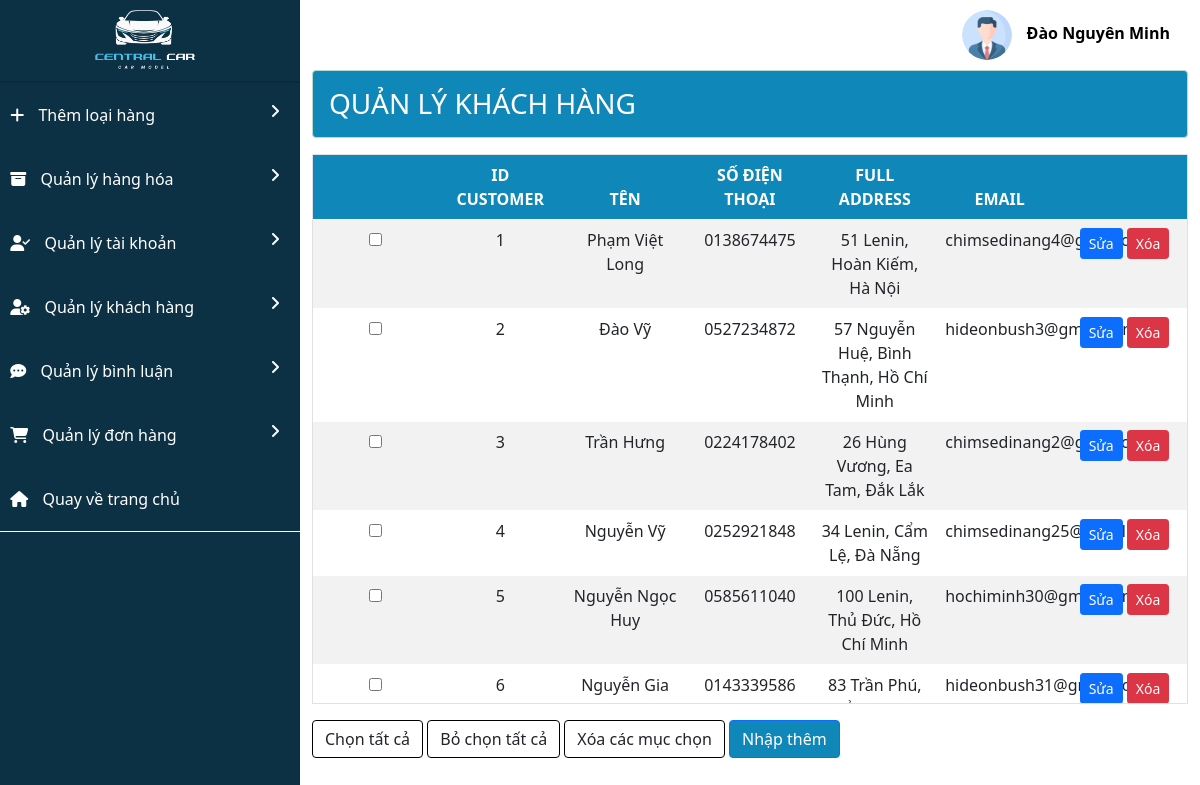
Screenshot of /admin/customer/index.php (signed in) with the database file from the repository.
### tables this page shows
CREATE TABLE `db_customer` (
  `id_customer` int(11) NOT NULL,
  `name` varchar(250) NOT NULL,
  `phone` varchar(20) NOT NULL,
  `full_address` varchar(1000) NOT NULL,
  `email` varchar(250) NOT NULL,
  `created_at` timestamp NOT NULL DEFAULT current_timestamp(),
  `updated_at` timestamp NULL DEFAULT NULL ON UPDATE current_timestamp()
);

### global.php (called while the page is built, shortened)
<?php
$ROOT_URL = "/duan1";
$CONTENT_URL = "$ROOT_URL/content";
$ADMIN_URL = "$ROOT_URL/admin";
$SITE_URL = "$ROOT_URL/view";

### model/pdo.php (called while the page is built, shortened)
<?php
function pdo_get_connection()
{
    $dburl = "mysql:host=localhost;dbname=central_car_model;charset=utf8";
    $username = 'root';
    $password = '';
    $conn = new PDO($dburl, $username, $password);
    $conn->setAttribute(PDO::ATTR_ERRMODE, PDO::ERRMODE_EXCEPTION);
    return $conn;
}
function pdo_query($sql)
{
    $sql_args = array_slice(func_get_args(), 1);
    try {
        $conn = pdo_get_connection();
        $stmt = $conn->prepare($sql);
        $stmt->execute($sql_args);
        $rows = $stmt->fetchAll();
        return $rows;
    } catch (PDOException $e) {
        throw $e;
    } finally {
        unset($conn);
    }
}

### model/customer.php (called while the page is built, shortened)
<?php
require_once 'pdo.php';
function customer_select_all()
{
    $sql = "SELECT * FROM db_customer";
    return pdo_query($sql);
}

### admin/customer/customer-list.php (the view, shortened to what this page needs)
<!DOCTYPE html>
<html>
<head>
</head>
<body>
    <div class="container">
        <h3 class="alert alert-success" style="background-color: #1087b9; color:white">QUẢN LÝ KHÁCH HÀNG</h3>
        <form action="index.php" method="post">
            <table class="table table-striped">
                <thead class="alert-success" style="background-color: #1087b9; color:white; text-transform:uppercase">
                    <tr>
                        <th></th>
                        <th>ID Customer</th>
                        <th>Tên</th>
                        <th>Số điện thoại</th>
                        <th>full address</th>
                        <th>email</th>
                        <th></th>
                    </tr>
                </thead>
                <tbody>
                    <?php
                    foreach ($customers as $customer) {
                        extract($customer);
                    ?>
                        <tr>
                            <th><input type="checkbox" name="id_customer" value="<?$id_cutomer?>"></th>
                            <td><?= $id_customer ?></td>
                            <td><?= $name ?></td>
                            <td><?= $phone ?></td>
                            <td><?= $full_address ?></td>
                            <td><?= $email ?></td>
                            <td>
                                <a href="index.php?btn-edit&id_customer=<?= $id_customer ?>" class="btn btn-default btn-sm btn-primary ">Sửa</a>
                                <a href="index.php?btn-delete&id_customer=<?= $id_customer ?>" class="btn btn-default btn-sm btn-danger">Xóa</a>
                            </td>
                        </tr>
                    <?php
                    }
                    ?>
                </tbody>
            </table>
            <tfoot>
                <tr>
                    <td colspan="6">
                        <button id="check-all" type="button" style="border:1px solid black" class="btn btn-default">Chọn tất cả</button>
                        <button id="clear-all" type="button" style="border:1px solid black" class="btn btn-default">Bỏ chọn tất cả</button>
                        <button id="btn-delete" name="btn-delete" style="border:1px solid black" class="btn btn-default">Xóa các mục chọn</button>
                        <a href="index.php?act" class="btn btn-primary" style="background-color: #1087b9; color:white">Nhập thêm</a>
                    </td>
                </tr>
            </tfoot>
        </form>
    </div>
</body>
</html>

### admin/customer/index.php (shortened to what this page needs)
<!DOCTYPE html>
<html lang="en">
<head>
</head>
<body>
</body>
</html>
<?php
require "../../global.php";
require "../../model/customer.php";
extract($_REQUEST);
if(exist_param("btn-insert")){
    try {
        customer_insert($name, $phone, $full_address, $email);
        $MESSAGE = "Thêm mới thành công!";
        header("Refresh:1");
    } catch (Exception $exc) {
        $MESSAGE = "Thêm mới thất bại!";
    }
    $VIEW_NAME = "customer/customer-form.php";
} elseif(exist_param("btn-list")){
    $customers = customer_select_all();
    $VIEW_NAME = "customer/customer-list.php";
} elseif (exist_param("act")) {
    $VIEW_NAME = "customer/customer-form.php";
}
elseif (exist_param("btn-edit")) {
    $edit =  customer_select_by_id($id_customer);
    extract($edit);
    $VIEW_NAME = "customer/customer-edit.php";
}
else{
    $customers = customer_select_all();
}
require "../layout.php";

### admin/layout.php (shortened to what this page needs)
<!DOCTYPE html>
<html lang="en">
<head>
    <link href="https://cdn.jsdelivr.net/npm/bootstrap@5.0.2/dist/css/bootstrap.min.css" rel="stylesheet">
</head>
<body>
    <div class="wrapper">
        <div class="container-fluid">
            <div class="row hello">
                <div class="col-sm-3" style="padding: 0;">
                    <?php
                    require "menu.php";
                    ?>
                </div>
                <div class="col-sm-9">
                    <div class="row">
                        <div class="group-navbar-right">
                            <div class="navbar-item-right">
                                <a href=""><img src="<?= $CONTENT_URL ?>/image/different/user.png" style="border-radius: 50%;" width="50" alt=""></a>
                                <div class="dropdown">
                                    <button class="dropbtn"><b><?= $_SESSION['user']['last_name'] . ' ' . $_SESSION['user']['first_name'] ?></b></button>
                                </div>
                            </div>
                        </div>
                    </div>
                    <div class="row">
                        <?php
                        require $VIEW_NAME;
                        ?>
                    </div>
                </div>
            </div>
        </div>
    </div>
</body>
</html>

### admin/menu.php
<div class="group-navbar-left" style="margin-left:-9.750px;">
    <a href="<?=$ADMIN_URL?>/trang-chinh">
        <img src="<?= $CONTENT_URL ?>/image/different/logo.png" width="100px" alt="">
    </a>
</div>
<div class="group-navbar-left-down" style="margin-left:-9.750px;">
    <div class="side-bar">
        <div class="nav-list">
            <div class="nav-list-item">
                <div class="a" style="display: flex; justify-content: space-between;">
                    <a href="<?= $ADMIN_URL ?>/loai-hang/"><i class="fa-solid fa-plus" style="color: #ffffff; margin-right:10px"></i> Thêm loại hàng</a>
                    <i class="fa-solid fa-angle-right"></i>
                </div>
                <div class="a" style="display: flex; justify-content: space-between;">
                    <a href="<?= $ADMIN_URL ?>/hang-hoa/"><i class="fa-solid fa-box-archive" style="color: #ffffff; margin-right:10px;"></i> Quản lý hàng hóa</a>
                    <i class="fa-solid fa-angle-right"></i>
                </div>
                <div class="a" style="display: flex; justify-content: space-between;">
                    <a href="<?= $ADMIN_URL ?>/khach-hang/"><i class="fa-solid fa-user-check" style="color: #ffffff; margin-right:10px;"></i> Quản lý tài khoản</a>
                    <i class="fa-solid fa-angle-right"></i>
                </div>
                <div class="a" style="display: flex; justify-content: space-between;">
                    <a href="<?= $ADMIN_URL ?>/customer/"><i class="fa-solid fa-user-gear" style="color: #ffffff; margin-right:10px"></i> Quản lý khách hàng</a>
                    <i class="fa-solid fa-angle-right"></i>
                </div>
                <div class="a" style="display: flex; justify-content: space-between;">
                    <a href="<?= $ADMIN_URL ?>/binh-luan"><i class="fa-solid fa-comment-dots" style="color: #ffffff; margin-right:10px"></i> Quản lý bình luận</a>
                    <i class="fa-solid fa-angle-right"></i>
                </div>
                <div class="a" style="display: flex; justify-content: space-between;">
                    <a href="<?= $ADMIN_URL ?>/don-hang/"><i class="fa-solid fa-cart-shopping" style="color: #ffffff; margin-right:10px"></i> Quản lý đơn hàng</a>
                    <i class="fa-solid fa-angle-right"></i>
                </div>
                <div class="a" style="display: flex; justify-content: space-between; border-bottom:1px solid white">
                    <a href="<?= $SITE_URL ?>/trang-chinh"><i class="fa-solid fa-house" style="color: #ffffff; margin-right:10px"></i> Quay về trang chủ</a>
                </div>
            </div>
        </div>
    </div>
</div>

### admin/layout.php (style rules this page uses)
body { margin: 0; }
.group-navbar-left { background-color: #0d3144; padding: 10px 0; text-align: center; border-bottom: 2px solid #00000024; }
a { text-decoration: none; }
.group-navbar-right { display: flex; justify-content: space-between; padding: 10px 20px; }
.group-navbar-left-down { background-color: #0d3144; color: white; min-height: 100vh; }
.group-navbar-left-down a { color: white; }
.a { padding: 20px; }
.dropbtn { background-color: white; padding: 5px 10px; font-size: 16px; border: none; cursor: pointer; }
.dropdown { position: relative; display: inline-block; }

### admin/customer/customer-list.php (style rules this page uses)
table th, table td { padding: 1.25rem .75rem; }
table { border: 1px solid #ddd; color: white; display: block; max-height: 550px; overflow-y: scroll; }
tr { border-bottom: 1px solid white; }
table thead tr, table tbody tr { display: table; width: 100%; table-layout: fixed; }
th { max-width: 100%; }
th, td { text-align: center; padding: 20px 0px; }

### rows the page displays
db_customer: id_customer "1", name "Phạm Việt Long", phone "0138674475", full_address "51 Lenin, Hoàn Kiếm, Hà Nội", email "chimsedinang4@gmail.com"
db_customer: id_customer "2", name "Đào Vỹ", phone "0527234872", full_address "57 Nguyễn Huệ, Bình Thạnh, Hồ Chí Minh", email "hideonbush3@gmail.com"
db_customer: id_customer "3", name "Trần Hưng", phone "0224178402", full_address "26 Hùng Vương, Ea Tam, Đắk Lắk", email "chimsedinang2@gmail.com"
db_customer: id_customer "4", name "Nguyễn Vỹ", phone "0252921848", full_address "34 Lenin, Cẩm Lệ, Đà Nẵng", email "chimsedinang25@gmail.com"
db_customer: id_customer "5", name "Nguyễn Ngọc Huy", phone "0585611040", full_address "100 Lenin, Thủ Đức, Hồ Chí Minh", email "hochiminh30@gmail.com"
db_customer: id_customer "6", name "Nguyễn Gia…", phone "0143339586", full_address "83 Trần Phú,…", email "hideonbush31@gmail.com"

### other values shown
$_SESSION['user']['last_name'] "Đào"
$_SESSION['user']['first_name'] "Nguyên Minh"
